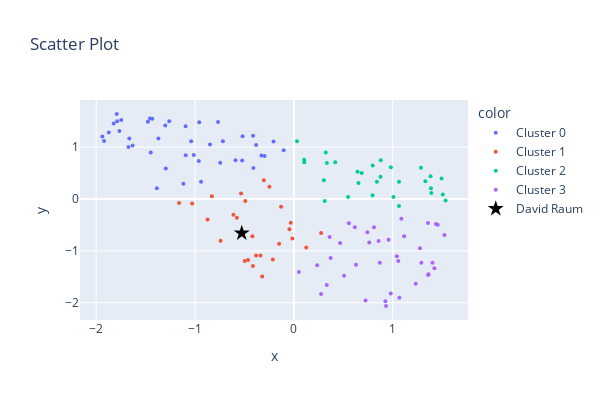

The notebook cell saved with this chart:
### Code cell
X_team = StandardScaler().fit_transform(df_team_features_scaled)
X_player = StandardScaler().fit_transform(df_player_features_scaled)

model = KMeans(n_clusters=4).fit(X_team)
teams_labeled = model.predict(X_team)
teams_labeled_str = [f"Cluster {label}" for label in teams_labeled]

fig = px.scatter(
    x=X_team[:,0], 
    y=X_team[:,1],
    color=teams_labeled_str,            
    hover_name=df_team_info_squad["Team"],         
    title="Scatter Plot",
    width=600, height=400
)
fig.update_traces(marker_size=4)
fig.add_trace(
    go.Scatter(
        x=[X_player[raum_idx,0]], 
        y=[X_player[raum_idx,1]], 
        mode='markers',
        marker=dict(color='black', size=12, symbol='star'),
        name="David Raum",
        hovertext="David Raum"
    )
)

fig.show()

### Figure 1 — Plotly figure (JSON) as saved in the notebook; plotly's stock layout.template omitted (floating-point values rounded to 4 significant figures)
{"data": [{"hovertemplate": "<b>%{hovertext}</b><br><br>color=Cluster 0<br>x=%{x}<br>y=%{y}<extra></extra>", "hovertext": ["Manchester City", "Arsenal", "Manchester Utd", "Newcastle Utd", "Liverpool", "Brighton", "Tottenham", "Bayern Munich", "Dortmund", "RB Leipzig", "M'Gladbach", "Barcelona", "Real Madrid", "Atlético Madrid", "Villarreal", "Girona", "Paris S-G", "Lens", "Marseille", "Rennes", "Lille", "Monaco", "Lyon", "Napoli", "Lazio", "Inter", "Milan", "Atalanta", "Juventus", "Fiorentina", "Bologna", "Monza", "Sassuolo", "Feyenoord", "PSV Eindhoven", "Ajax", "AZ Alkmaar", "Twente", "Benfica", "Porto", "Braga", "Sporting CP"], "legendgroup": "Cluster 0", "marker": {"color": "#636efa", "size": 4, "symbol": "circle"}, "mode": "markers", "name": "Cluster 0", "orientation": "v", "showlegend": true, "type": "scatter", "x": [-1.872, -1.787, -0.7454, -1.013, -1.665, -1.673, -0.59, -1.746, -1.301, -0.5188, -0.2059, -1.765, -1.937, -0.7182, -0.413, -0.3286, -1.92, -1.37, -1.296, -1.448, -1.631, -1.118, -1.386, -1.823, -0.3824, -0.8482, -1.094, -0.9391, -0.5229, -0.9618, -0.4094, -0.2964, -0.1033, -1.432, -1.261, -1.792, -0.7671, -1.039, -1.456, -1.096, -0.9573, -1.477], "xaxis": "x", "y": [1.279, 1.496, 0.6985, 0.8479, 1.167, 1.002, 0.7456, 1.524, 1.417, 1.207, 1.108, 1.308, 1.204, 1.114, 1.218, 0.8389, 1.118, 1.167, 0.5894, 0.8966, 1.032, 0.2945, 0.2043, 1.454, 1.041, 1.047, 0.8432, 0.3331, 0.7409, 0.7313, 0.599, 0.8273, 0.9409, 1.548, 1.5, 1.638, 1.485, 1.111, 1.549, 1.401, 1.477, 1.489], "yaxis": "y"}, {"hovertemplate": "<b>%{hovertext}</b><br><br>color=Cluster 1<br>x=%{x}<br>y=%{y}<extra></extra>", "hovertext": ["Aston Villa", "Fulham", "Crystal Palace", "Chelsea", "Leicester City", "Real Sociedad", "Betis", "Athletic Club", "Rayo Vallecano", "Sevilla", "Celta Vigo", "Valencia", "Clermont Foot", "Nice", "Lorient", "Reims", "Montpellier", "Toulouse", "Brest", "Strasbourg", "Nantes", "Auxerre", "Troyes", "Angers", "Roma", "Udinese"], "legendgroup": "Cluster 1", "marker": {"color": "#EF553B", "size": 4, "symbol": "circle"}, "mode": "markers", "name": "Cluster 1", "orientation": "v", "showlegend": true, "type": "scatter", "x": [-0.04546, -0.2476, 0.1252, -1.029, -0.03162, -0.4914, -0.1493, -0.8297, -0.6114, -0.5343, -0.4197, -0.5765, -0.3375, -1.161, -0.01516, -0.8729, -0.3825, -0.7416, -0.4145, -0.4634, -0.4969, -0.3201, 0.2758, -0.2126, -0.3039, -0.1298], "xaxis": "x", "y": [-0.5831, 0.2357, -0.9376, -0.08698, -0.4587, -0.04041, -0.8615, 0.05081, -0.3025, 0.1054, -0.7177, -0.3605, -1.089, -0.07697, -0.761, -0.396, -1.088, -0.8066, -1.291, -1.175, -1.197, -1.492, -0.6581, -1.165, 0.3604, -0.1483], "yaxis": "y"}, {"hovertemplate": "<b>%{hovertext}</b><br><br>color=Cluster 2<br>x=%{x}<br>y=%{y}<extra></extra>", "hovertext": ["Brentford", "West Ham", "Freiburg", "Leverkusen", "Eint Frankfurt", "Wolfsburg", "Köln", "Hoffenheim", "Werder Bremen", "Stuttgart", "Osasuna", "Espanyol", "Torino", "Sparta R'dam", "Utrecht", "Heerenveen", "Vitesse", "Go Ahead Eag", "NEC Nijmegen", "Fortuna Sittard", "Vitória", "Chaves", "Famalicão", "Boavista", "Rio Ave", "Gil Vicente FC", "Estoril", "Marítimo", "Paços"], "legendgroup": "Cluster 2", "marker": {"color": "#00cc96", "size": 4, "symbol": "circle"}, "mode": "markers", "name": "Cluster 2", "orientation": "v", "showlegend": true, "type": "scatter", "x": [0.8398, 0.5486, 0.9812, 0.03191, 0.6532, 0.8789, 0.796, 1.063, 0.8765, 0.1058, 0.3121, 1.063, 0.1041, 0.7974, 0.6441, 0.334, 0.4177, 0.6861, 0.3224, 1.007, 1.506, 1.494, 1.33, 1.387, 1.382, 0.3035, 1.39, 1.285, 1.535], "xaxis": "x", "y": [0.3334, 0.03659, 0.613, 1.11, 0.3067, 0.7466, 0.07097, 0.3338, 0.4265, 0.706, -0.03859, -0.1337, 0.7566, 0.6463, 0.5258, 0.6931, 0.708, 0.4991, 0.8978, 0.03588, 0.08547, 0.3951, 0.3422, 0.2066, 0.4391, 0.3614, 0.1159, 0.5999, -0.02752], "yaxis": "y"}, {"hovertemplate": "<b>%{hovertext}</b><br><br>color=Cluster 3<br>x=%{x}<br>y=%{y}<extra></extra>", "hovertext": ["Wolves", "Bournemouth", "Nott'ham Forest", "Everton", "Leeds United", "Southampton", "Union Berlin", "Mainz 05", "Bochum", "Augsburg", "Schalke 04", "Hertha BSC", "Mallorca", "Cádiz", "Getafe", "Almería", "Valladolid", "Elche", "Ajaccio", "Empoli", "Salernitana", "Lecce", "Spezia", "Hellas Verona", "Cremonese", "Sampdoria", "RKC Waalwijk", "Volendam", "Excelsior", "Emmen", "Cambuur", "Groningen", "Arouca", "Casa Pia", "Vizela", "Portimonense", "Santa Clara"], "legendgroup": "Cluster 3", "marker": {"color": "#ab63fa", "size": 4, "symbol": "circle"}, "mode": "markers", "name": "Cluster 3", "orientation": "v", "showlegend": true, "type": "scatter", "x": [0.3715, 0.4677, 1.042, 0.3328, 0.2752, 0.2356, 1.421, 1.403, 1.358, 1.29, 1.362, 1.276, 1.056, 0.98, 1.233, 0.5559, 0.05026, 0.5078, 0.9257, 0.3614, 0.8104, 0.9314, 0.6278, 1.067, 0.725, 0.8689, 0.6164, 1.115, 0.9578, 0.7435, 0.8566, 0.7624, 1.087, 1.455, 1.438, 1.356, 1.523], "xaxis": "x", "y": [-1.136, -0.8506, -1.102, -1.661, -1.834, -1.277, -1.334, -1.231, -1.465, -1.232, -1.452, -0.9497, -1.198, -1.824, -1.635, -0.4702, -1.405, -1.481, -1.973, -0.7351, -0.5457, -2.063, -1.268, -1.904, -1.956, -1.228, -0.547, -0.7196, -0.7845, -0.6433, -0.8117, -0.8413, -0.3803, -0.4957, -0.4848, -0.4648, -0.696], "yaxis": "y"}, {"hovertext": "David Raum", "marker": {"color": "black", "size": 12, "symbol": "star"}, "mode": "markers", "name": "David Raum", "type": "scatter", "x": [-0.5273], "y": [-0.6587]}], "layout": {"height": 400, "legend": {"title": {"text": "color"}, "tracegroupgap": 0}, "title": {"text": "Scatter Plot"}, "width": 600, "xaxis": {"anchor": "y", "domain": [0, 1], "title": {"text": "x"}}, "yaxis": {"anchor": "x", "domain": [0, 1], "title": {"text": "y"}}}}
